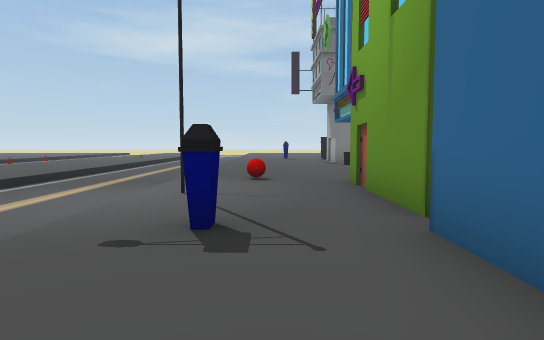
[1] (above)

24 first-person views from a walk through a scene from a Unity 3-D project. The camera is 1.4 m above the floor, tilts 4° down and sees 75° across. The floor is counted in squares, 2 m on a side. Each view is taken from the middle of a square. On the plan, view 1 faces up. The plan holds only what a view shows up to about 11 squares ahead; the rest is blank. The place goes on beyond the plan. The player is left out. Some animated figures are left out.

[2]
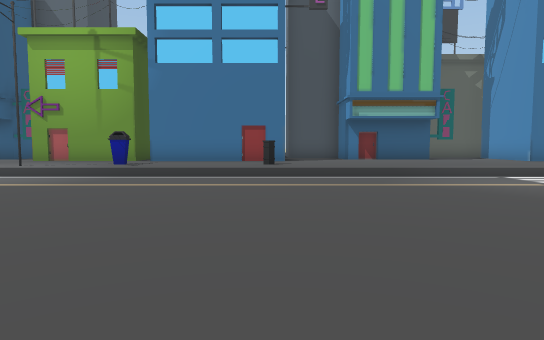

[3]
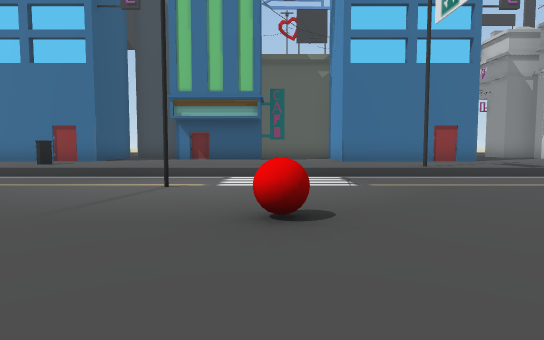

[4]
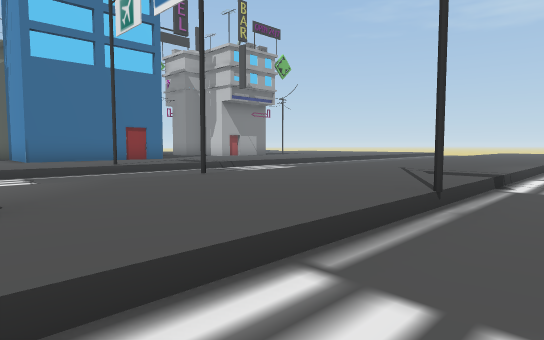

[5]
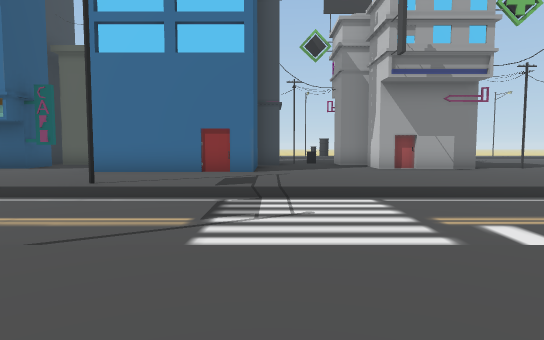

[6]
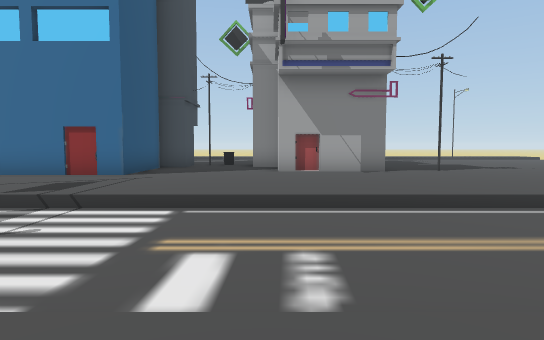

[7]
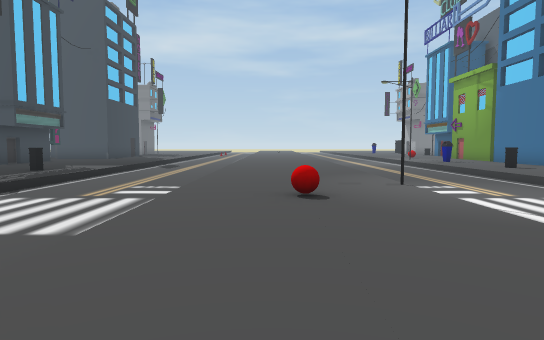

[8]
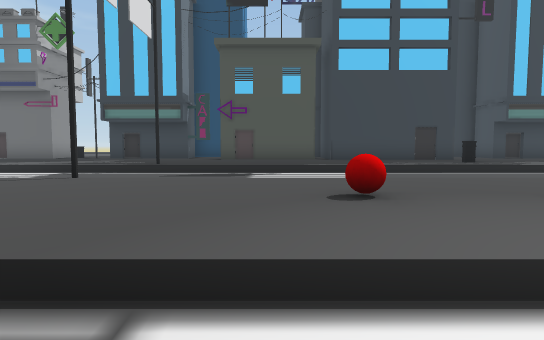

[9]
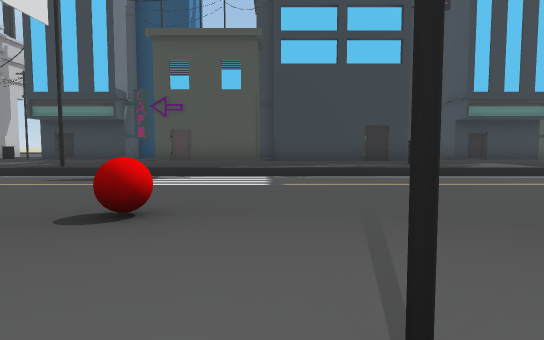

[10]
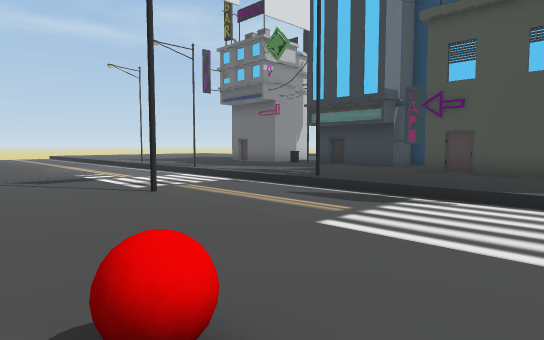

[11]
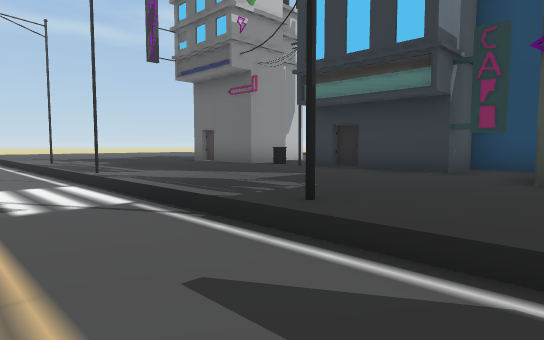

[12]
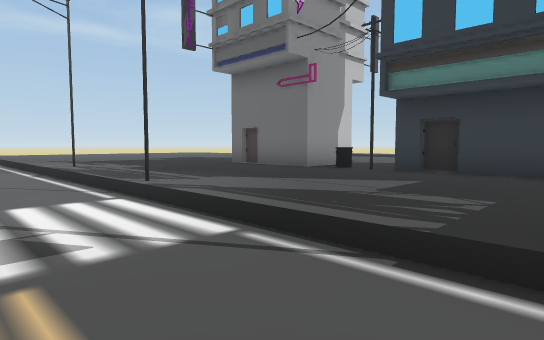

[13]
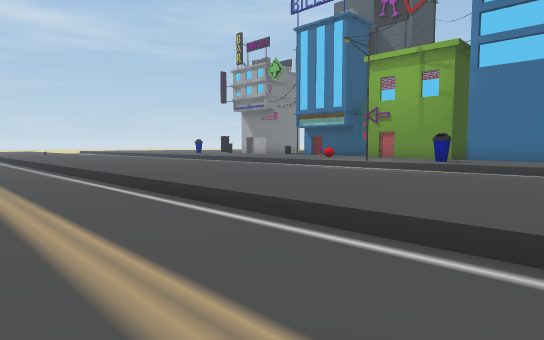

[14]
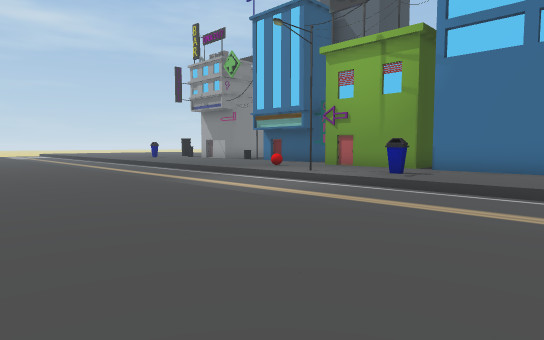

[15]
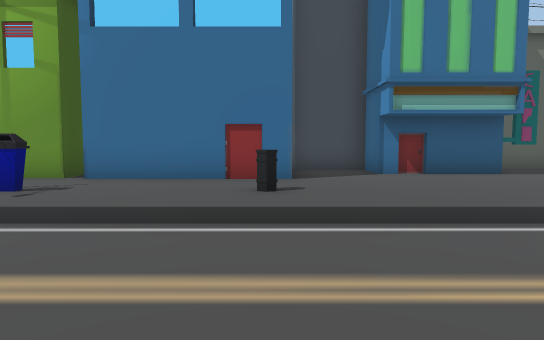

[16]
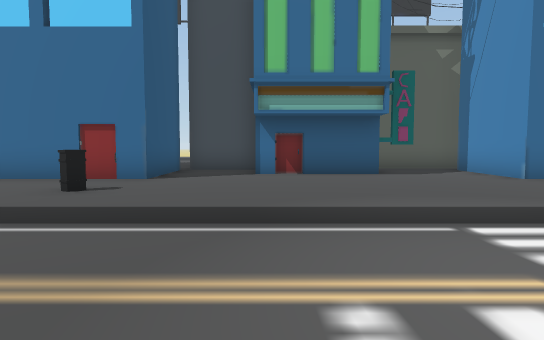

[17]
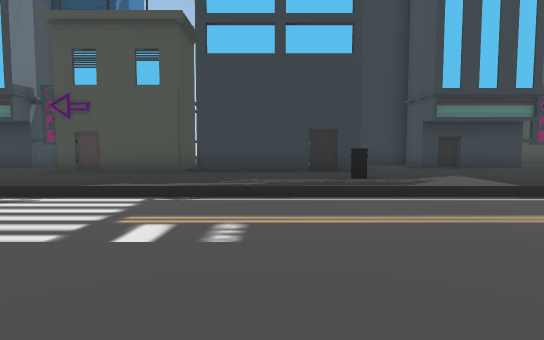

[18]
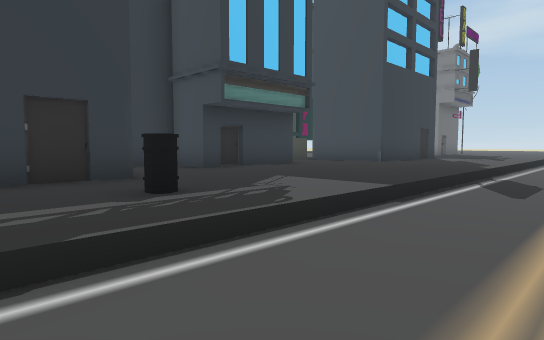

[19]
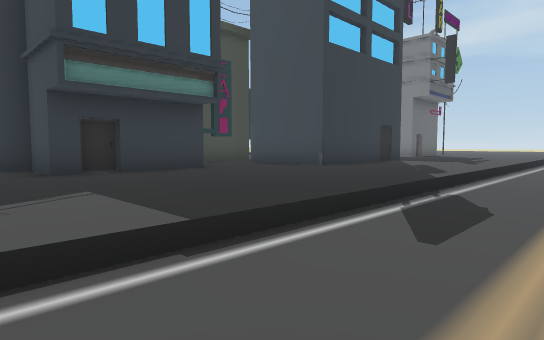

[20]
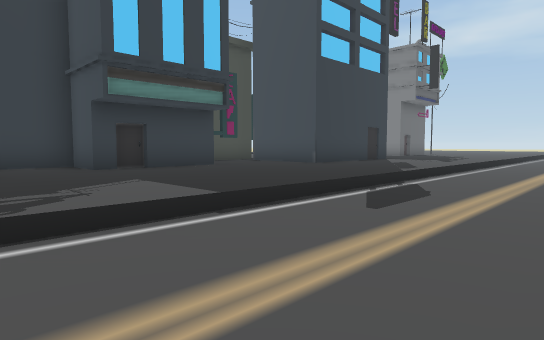

[21]
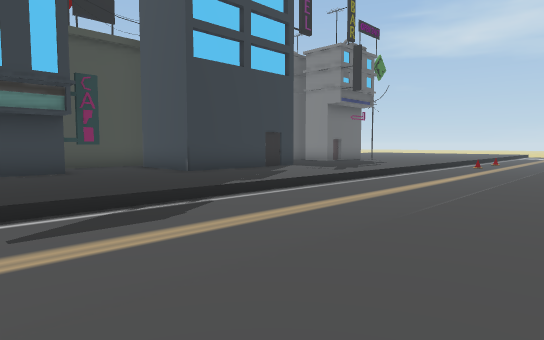

[22]
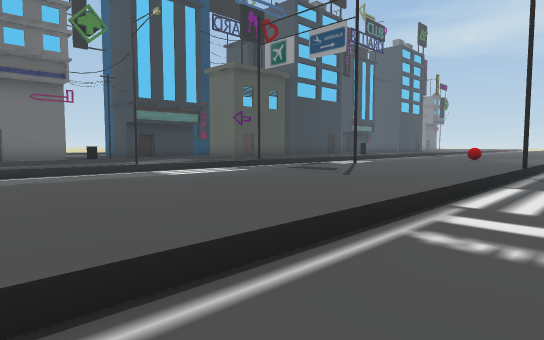

[23]
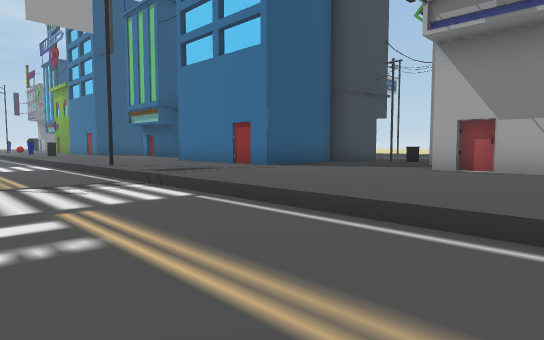

[24]
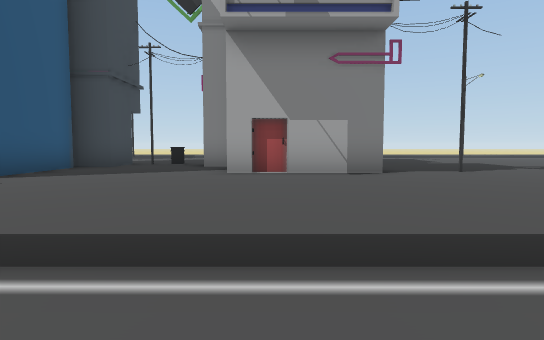

### Floor plan
Key: @ floor where view 1 was taken; # wall or solid block; . main floor; - floor 0.5 m lower than the main floor; / step, stairs or slope; H house; B bin; O other object.
Columns run from 22 left of view 1 to 7 right of it. Each row starts with its distance up from view 1.
  8    H  .../---....---/....
  7    H  .../---....---/.O..H
  6   ##HH.../---....---/...#
  5   #....../---....---/O..#
  4   #.H..../---....---/...#
  3     #..../---....---/.O.#
  2     #..../---....---/...
  1    ##..../---....---/...
  0    ....../---....---/.@.
 -1    #...../---....---/.B.##H
 -2    H #..B/---....---/.....##
 -3      #.../---....---/.....#
 -4       .../---....---/....##
 -5       .../---....---/....#
 -6     ##.../---...O---/....#
 -7      #.../---.O..---/....H.#
 -8      #.../---....---/......#
 -9      #.../---....---/......#
-10    .H#.../---....---/...   #
-11    .H...#/--#...#---/#..   H
-12 H   #..../---....---/..H
-13 H   #..../---....---/..H####
-14     #..../---....---/......#..
-15    .B..../---....---/......B..
-16   .......O---....---/.........
-17   ###..../---....---/....H.
-18     #..../---....---/....#
-19     H..../-  ....---/....#
-20      ...O/-  ....---/....H

Where each view was taken, in squares from view 1:
view 1: 0 up, 0 right, facing up
view 2: 1 down, 10 left, facing right
view 3: 7 down, 10 left, facing right
view 4: 7 down, 11 left, facing down-right
view 5: 14 down, 8 left, facing right
view 6: 17 down, 7 left, facing right
view 7: 12 down, 8 left, facing up
view 8: 8 down, 4 left, facing left
view 9: 6 down, 5 left, facing left
view 10: 6 down, 7 left, facing down-left
view 11: 9 down, 11 left, facing down-left
view 12: 11 down, 11 left, facing down-left
view 13: 1 down, 12 left, facing up-right
view 14: 1 down, 9 left, facing up-right
view 15: 1 down, 6 left, facing right
view 16: 4 down, 6 left, facing right
view 17: 4 down, 7 left, facing left
view 18: 4 down, 11 left, facing up-left
view 19: 1 down, 11 left, facing up-left
view 20: 2 down, 10 left, facing up-left
view 21: 1 up, 8 left, facing up-left
view 22: 20 down, 4 left, facing up-left
view 23: 20 down, 5 left, facing up-right
view 24: 18 down, 4 left, facing right
